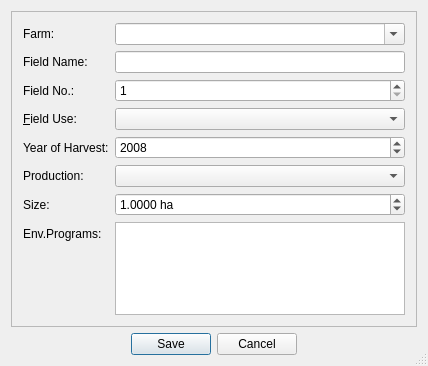
<?xml version="1.0" encoding="UTF-8"?>
<ui version="4.0">
 <class>FildDialogClass</class>
 <widget class="QDialog" name="FildDialogClass">
  <property name="geometry">
   <rect>
    <x>0</x>
    <y>0</y>
    <width>428</width>
    <height>366</height>
   </rect>
  </property>
  <property name="windowTitle">
   <string>Add Field</string>
  </property>
  <property name="windowIcon">
   <iconset resource="res/res.qrc">
    <normaloff>:/pic/field.png</normaloff>:/pic/field.png</iconset>
  </property>
  <property name="sizeGripEnabled">
   <bool>true</bool>
  </property>
  <layout class="QVBoxLayout" name="verticalLayout">
   <item>
    <widget class="QFrame" name="frame">
     <property name="frameShape">
      <enum>QFrame::StyledPanel</enum>
     </property>
     <property name="frameShadow">
      <enum>QFrame::Plain</enum>
     </property>
     <layout class="QFormLayout" name="formLayout">
      <property name="fieldGrowthPolicy">
       <enum>QFormLayout::AllNonFixedFieldsGrow</enum>
      </property>
      <item row="0" column="0">
       <widget class="QLabel" name="label_5">
        <property name="text">
         <string>Farm:</string>
        </property>
        <property name="buddy">
         <cstring>comboBoxUser</cstring>
        </property>
       </widget>
      </item>
      <item row="0" column="1">
       <widget class="QComboBox" name="comboBoxUser">
        <property name="minimumSize">
         <size>
          <width>20</width>
          <height>0</height>
         </size>
        </property>
        <property name="editable">
         <bool>true</bool>
        </property>
       </widget>
      </item>
      <item row="1" column="0">
       <widget class="QLabel" name="label">
        <property name="text">
         <string>Field Name:</string>
        </property>
        <property name="buddy">
         <cstring>lineEditFildName</cstring>
        </property>
       </widget>
      </item>
      <item row="1" column="1">
       <widget class="QLineEdit" name="lineEditFildName"/>
      </item>
      <item row="2" column="0">
       <widget class="QLabel" name="label_2">
        <property name="text">
         <string>Field No.:</string>
        </property>
        <property name="buddy">
         <cstring>spinBoxFildNumber</cstring>
        </property>
       </widget>
      </item>
      <item row="2" column="1">
       <widget class="QSpinBox" name="spinBoxFildNumber">
        <property name="minimum">
         <number>1</number>
        </property>
        <property name="maximum">
         <number>999999</number>
        </property>
       </widget>
      </item>
      <item row="3" column="0">
       <widget class="QLabel" name="label_3">
        <property name="text">
         <string>&amp;Field Use:</string>
        </property>
        <property name="buddy">
         <cstring>comboBoxFildTyp</cstring>
        </property>
       </widget>
      </item>
      <item row="3" column="1">
       <widget class="QComboBox" name="comboBoxFildTyp"/>
      </item>
      <item row="4" column="0">
       <widget class="QLabel" name="label_4">
        <property name="text">
         <string>Year of Harvest:</string>
        </property>
        <property name="buddy">
         <cstring>spinBoxYear</cstring>
        </property>
       </widget>
      </item>
      <item row="4" column="1">
       <widget class="QSpinBox" name="spinBoxYear">
        <property name="minimum">
         <number>1970</number>
        </property>
        <property name="maximum">
         <number>2100</number>
        </property>
        <property name="value">
         <number>2008</number>
        </property>
       </widget>
      </item>
      <item row="5" column="0">
       <widget class="QLabel" name="label_6">
        <property name="text">
         <string>Production:</string>
        </property>
       </widget>
      </item>
      <item row="5" column="1">
       <widget class="QComboBox" name="comboProd"/>
      </item>
      <item row="6" column="0">
       <widget class="QLabel" name="labelSize">
        <property name="text">
         <string>Size:</string>
        </property>
       </widget>
      </item>
      <item row="6" column="1">
       <widget class="QDoubleSpinBox" name="doubleSpinBoxSize">
        <property name="suffix">
         <string> ha</string>
        </property>
        <property name="decimals">
         <number>4</number>
        </property>
        <property name="minimum">
         <double>0.000100000000000</double>
        </property>
        <property name="maximum">
         <double>9999.000000000000000</double>
        </property>
        <property name="value">
         <double>1.000000000000000</double>
        </property>
       </widget>
      </item>
      <item row="7" column="0">
       <widget class="QLabel" name="label_7">
        <property name="text">
         <string>Env.Programs:</string>
        </property>
       </widget>
      </item>
      <item row="7" column="1">
       <widget class="QListWidget" name="listWidgetEnvSchemas">
        <property name="editTriggers">
         <set>QAbstractItemView::NoEditTriggers</set>
        </property>
        <property name="alternatingRowColors">
         <bool>true</bool>
        </property>
       </widget>
      </item>
     </layout>
    </widget>
   </item>
   <item>
    <widget class="QDialogButtonBox" name="buttonBox">
     <property name="standardButtons">
      <set>QDialogButtonBox::Cancel|QDialogButtonBox::Save</set>
     </property>
     <property name="centerButtons">
      <bool>true</bool>
     </property>
    </widget>
   </item>
  </layout>
 </widget>
 <layoutdefault spacing="6" margin="11"/>
 <resources>
  <include location="res/res.qrc"/>
 </resources>
 <connections>
  <connection>
   <sender>buttonBox</sender>
   <signal>accepted()</signal>
   <receiver>FildDialogClass</receiver>
   <slot>accept()</slot>
   <hints>
    <hint type="sourcelabel">
     <x>132</x>
     <y>165</y>
    </hint>
    <hint type="destinationlabel">
     <x>68</x>
     <y>185</y>
    </hint>
   </hints>
  </connection>
  <connection>
   <sender>buttonBox</sender>
   <signal>rejected()</signal>
   <receiver>FildDialogClass</receiver>
   <slot>reject()</slot>
   <hints>
    <hint type="sourcelabel">
     <x>226</x>
     <y>165</y>
    </hint>
    <hint type="destinationlabel">
     <x>283</x>
     <y>184</y>
    </hint>
   </hints>
  </connection>
 </connections>
</ui>
